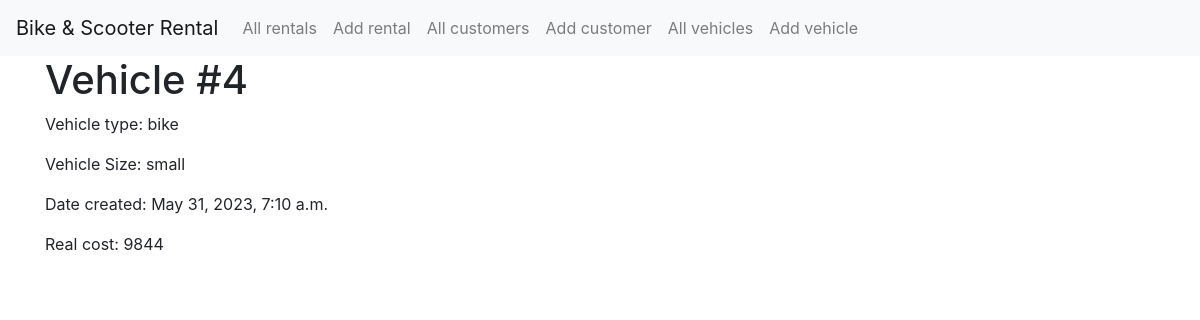
Page /rent/vehicle/4 on the committed database.
### rent/models.py (models this page shows, shortened)
class Vehicle(models.Model):
    vehicle_type = models.ForeignKey(VehicleType, on_delete=models.CASCADE)
    vehicle_size = models.ForeignKey(VehicleSize, on_delete=models.CASCADE)
    date_created = models.DateTimeField(auto_now_add=True)
    real_cost = models.IntegerField()

class VehicleType(models.Model):
    name = models.CharField(max_length=100)
    def __str__(self):
        return self.name

class VehicleSize(models.Model):
    name = models.CharField(max_length=100)
    def __str__(self):
        return self.name

### rent/views.py (the view)
# urls.py: path('rent/vehicle/', views.all_vehicles, name='all_vehicles'),
def vehicle(request, pk):
    chosen_vehicle = Vehicle.objects.get(id=pk)
    context = {
        'title': f'Vehicle #{chosen_vehicle.id}',
        'vehicle': chosen_vehicle,
    }
    return render(request, 'rent/vehicle.html', context)

### rent/templates/rent/vehicle.html
{% extends 'rent/base.html' %}
{% block content %}
    <div class="container">
        <h1>Vehicle #{{ vehicle.id }}</h1>
        <p>Vehicle type: {{ vehicle.vehicle_type }}</p>
        <p>Vehicle Size: {{ vehicle.vehicle_size }}</p>
        <p>Date created: {{ vehicle.date_created }}</p>
        <p>Real cost: {{ vehicle.real_cost }}</p>
    </div>
{% endblock content %}

### rows in the picture
Vehicle: id "4", vehicle_type "bike", vehicle_size "small", date_created "May 31, 2023, 7:10 a.m.", real_cost "9844"
